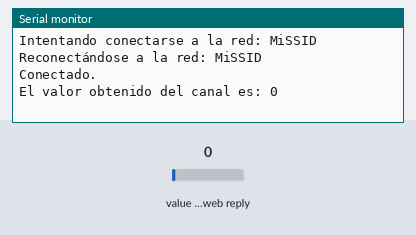
Recording of a sketch running on a simulated ESP8266 (NodeMCU). Parts: the last lines printed to the serial monitor. Inputs (shaded band) come from the test bench; at power-on: value in the web reply 0. WiFi joins after 1.5 s; servers stay silent unless stated; web services answer with replies made up by the test bench.

Above: at 18.0 s.
18.1 s: value in the web reply set to 2
At 22.0 s:
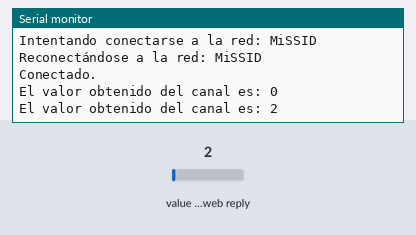
33.5 s: value in the web reply set to 25
At 37.2 s:
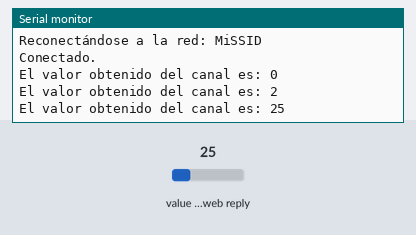
Timing chart, 0 to 38.7 s (numbered marks = the images above; inputs shaded):
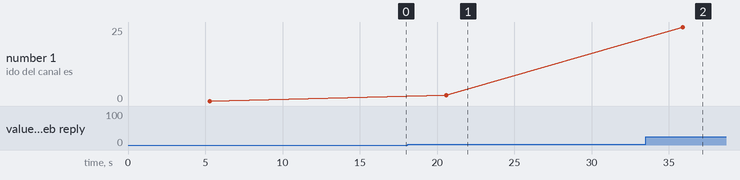

Measured:
- after the input at 18.1 s, the serial monitor: prints a new line after 2.5 s (image 1)
- after the input at 33.5 s, the serial monitor: prints a new line after 2.4 s (image 2)
- plotted number 1: 0 → 2 after the input at 18.1 s, 2 → 25 after the input at 33.5 s

The sketch:

Reading.ino
```cpp
/*
Este código lee el último valor de uno de los campos o fields del canal
definido en "Config.h" cada 15 segundos. El fin de este código es asegurarse
de que hay una correcta comunicación entre la ESP y Thinkspeak para leer
datos.

CONSIDERACIONES IMPORTANTES
    -Se debe modificar el archivo "Config.h" con los datos de su proyecto.
    -Se puede disminuir el tiempo de lectura hasta 1 segundo, pero si usa este
     código para realizar la lectura a un canal que está asociado a una cuenta
     gratuita, el tiempo para que ese canal actualice su información será cada
     15 segundos, por lo que un tiempo menor de lectura no tendría sentido
     ya que recibiría información repetida.
*/

#include "ThingSpeak.h"
#include "Config.h"
#include <ESP8266WiFi.h>

char ssid[] = MY_SSID;  // Nombre de la red WiFi definida en Config.h
char pass[] = MY_PASS;  // Contraseña de la red WiFi definida en Config.h
int keyIndex = 0;       // Número del índice de claves de su red (Solo necesaria
                        // para Redes WEP)
WiFiClient  client;     // Creación del cliente TCP
unsigned long channelID = CH_ID;        // ID del canal definido en Config.h
const char * readAPIKey = READ_API_KEY; // Clave de la API de lectura
unsigned int fieldNumber = 1;           // Número del campo o field del canal que desea leer,
                                        // debe ser un valor entre 1 y 8

void setup() {
  Serial.begin(115200);     // Iniciar la comunicación serial
  WiFi.mode(WIFI_STA);      // Definir la ESP8266 como estación, es decir, será un dispositivo
                            // que se conecta a un punto de acceso (AP, Access Point)
  ThingSpeak.begin(client); // Iniciar la conexión IP con Thinkspeak. Si tiene un puerto
                            // personalizado para usar Thinkspeak debe usar
                            // ThingSpeak.begin(client, port); El valor de port debe ser numérico.
}

void loop() {

  int statusCode = 0; // Variable para guardar la respuesta HTTP del servidor.

  // Conectarse o reconectarse a la red WiFi
  // WL_CONNECTED indica que se conectó correctamente a la red indicada en Config.h
  if(WiFi.status() != WL_CONNECTED){
    Serial.print("Intentando conectarse a la red: ");
    Serial.println(MY_SSID);
    while(WiFi.status() != WL_CONNECTED){
      WiFi.begin(ssid, pass); // Conectarse a la red WPA/WPA2. Cambiar esta línea si se usa una
                              // red abierta o WEP.
      Serial.print("Reconectándose a la red: ");
      Serial.println(MY_SSID);
      delay(5000);
    }
    Serial.println("\nConectado.");
  }
  /*
    Consultar datos en Thinkspeak. Se accederá al canal por medio de la API de lectura definida en
    el archivo Config.h y se consultará el último dato del canal definido en fieldNumber, donde
    fielNumber puede ser un valor entre 1 y 8.
  */
  long value = ThingSpeak.readLongField(channelID, fieldNumber, readAPIKey);  // La variable value
                                                                              // guardará el último
                                                                              // valor del canal que
                                                                              // está consultando.
  statusCode = ThingSpeak.getLastReadStatus();  // Se obtiene la respuesta HTTP de la solicitud de
                                                // lectura realizada.
  if(statusCode == 200){  // El código 200 indica un Ok o éxito en la lectura de datos.
    Serial.println("El valor obtenido del canal es: " + String(value));
  }
  else{
    Serial.println("Problema leyendo el canal. Código de error HTTP " + String(statusCode));
  }
   /*
    Los posibles códigos de error son:
        > 404: Clave incorrecta de la API (o dirección del servidor Thinkspeak incorrecto)
        > -101: El valor está fuera del rango o el string es muy largo (Mayor a 255 caracteres)
        > -201: El número del campo del canal especificado es erróneo.
        > -210: setField() no fue llamado antes de writeFields().
        > -301: Falló la conexión a Thinkspeak.
        > -302: Fallo inesperado durante la escritura en Thinkspeak.
        > -303: No se pudo analizar la respuesta recibida.
        > -304: Tiempo de espera agotado para la respuesta del servidor.
        > -401: No se pudo escribir el valor. La causa más probable es el límite de frecuencia
                de escritura, que puede ser una vez cada 15 segundos (Para cuentas gratuitas,
                en las cuentas de pago se podría cada segundo).
        > 0: Otro error.
    */
  delay(15000);
}
```

Config.h
```cpp
/*
Usar este archivo para almacenar todas las credenciales de Thinkspeak
y los detalles de la conexión de red donde se encontrará la NodeMCU.
*/

//Datos de Red
#define MY_SSID "MiSSID"   //Reemplace MySSID con el nombre de tu red WiFi
#define MY_PASS "MiPwd"    //Reemplace MiPwd con la clave de tu red WiFi

//Datos de Thinkspeak
#define CH_ID 0                 //Reemplaza el 0 con tu número de canal (Channel ID)
#define READ_API_KEY "ABCDEF"  //Reemplaza ABCDEF con tu clave de lectura (Read API Key) de tu canal.
```
